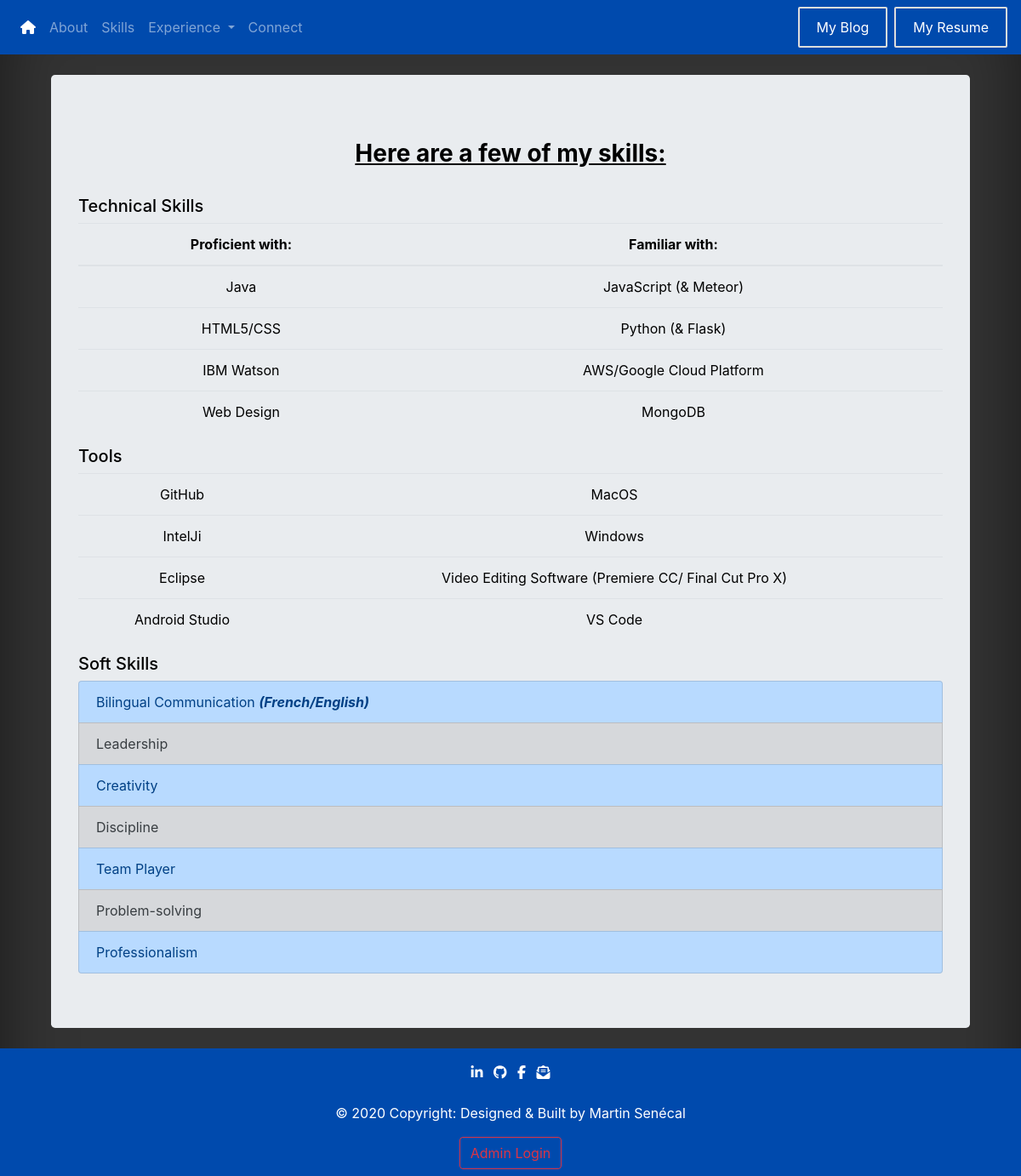
/skills, run on an earlier commit of the app's database.
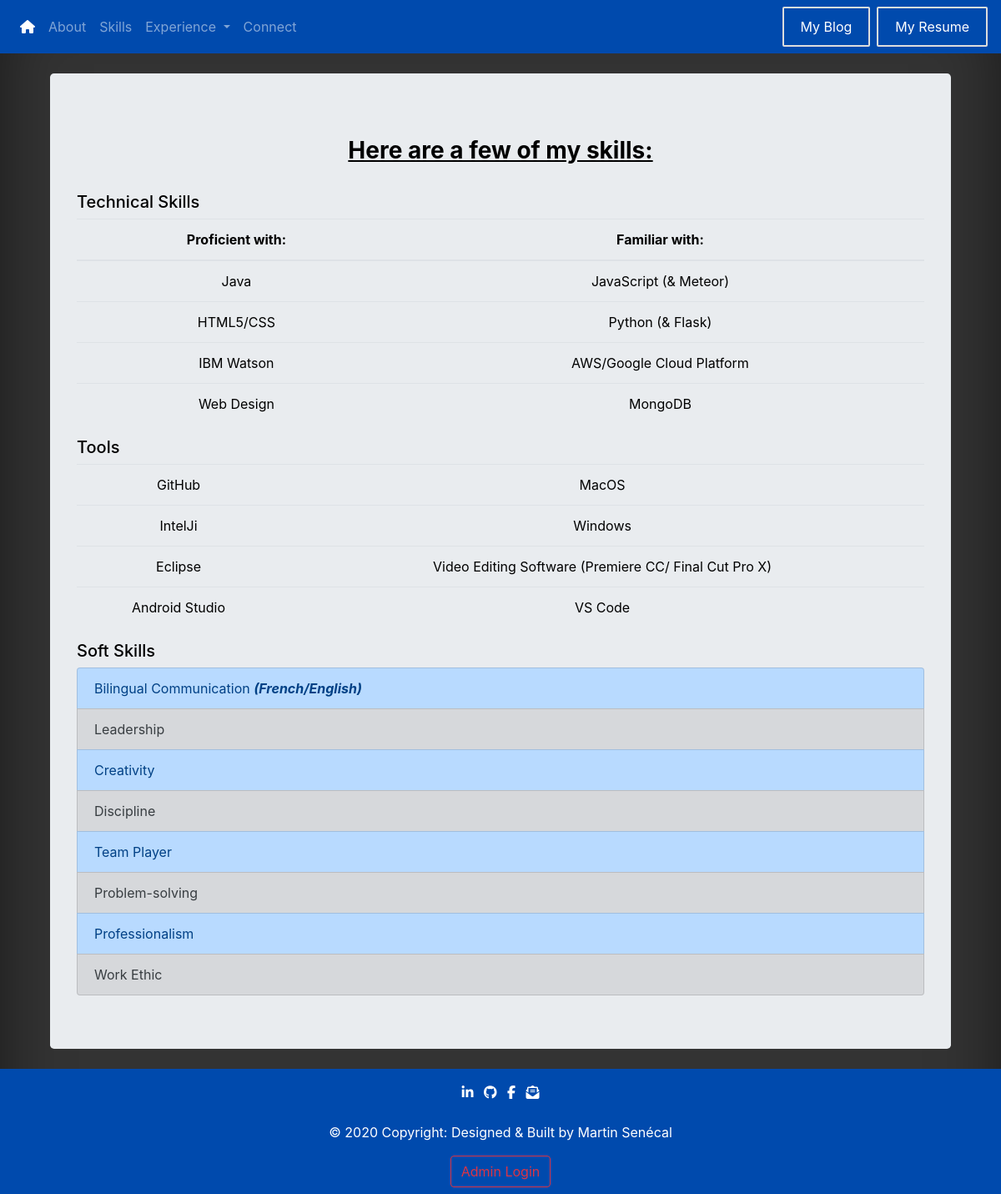
And on a later commit of the database.
### portfolio/models.py (models this page shows, shortened)
class Skill(db.Model):
    id = db.Column(db.Integer, primary_key=True)
    type = db.Column(db.String(15), nullable=False)
    content = db.Column(db.String(80), nullable=False)

### portfolio/routes.py (the view)
@app.route('/skills')
def skills():
    skills_content = Skill.query.all()
    return render_template("skills.html", skills=skills_content)

### portfolio/templates/skills.html (shortened to what this page needs)
{% extends "base.html" %}
{% block body %}
    <div class="container">
        <div class="jumbotron my-4 ">
            <h3 id="skillsTitle"><u><strong>Here are a few of my skills:</strong></u></h3>
            <br>
            <h5>Technical Skills</h5>
            <table class="table table-hover">
                <thead>
                <tr>
                    <th>Proficient with:</th>
                    <th>Familiar with:</th>
                </tr>
                </thead>
                <tbody>
                <tr>
                    <td>Java</td>
                    <td>JavaScript (& Meteor)</td>
                </tr>
                <tr>
                    <td>HTML5/CSS</td>
                    <td>Python (& Flask)</td>
                </tr>
                <tr>
                    <td>IBM Watson</td>
                    <td>AWS/Google Cloud Platform</td>
                </tr>
                <tr>
                    <td>Web Design</td>
                    <td>MongoDB</td>
                </tr>
                </tbody>
            </table>
            <h5>Tools</h5>
            <table class="table table-hover">
                <tbody>
                <tr>
                    <td>GitHub</td>
                    <td>MacOS</td>
                </tr>
                <tr>
                    <td>IntelJi</td>
                    <td>Windows</td>
                </tr>
                <tr>
                    <td>Eclipse</td>
                    <td>Video Editing Software (Premiere CC/ Final Cut Pro X)</td>
                </tr>
                <tr>
                    <td>Android Studio</td>
                    <td>VS Code</td>
                </tr>
                </tbody>
            </table>
            <h5>Soft Skills</h5>
            <div class="list-group">
                <a href="#" class="list-group-item list-group-item-action list-group-item-primary">Bilingual
                    Communication <em><strong>(French/English)</strong></em></a>
                {% for skill in skills %}
                    {% if loop.index%2==0 %}
                        <a href=""
                           class="list-group-item list-group-item-action list-group-item-primary">{{ skill.content }}</a>
                    {% else %}
                        <a href=""
                           class="list-group-item list-group-item-action list-group-item-secondary"> {{ skill.content }} </a>
                    {% endif %}
                {% endfor %}
            </div>
        </div>
    </div>
{% endblock %}

What changed in the data, as far as the page shows it:
added Skill: content "Work Ethic"
